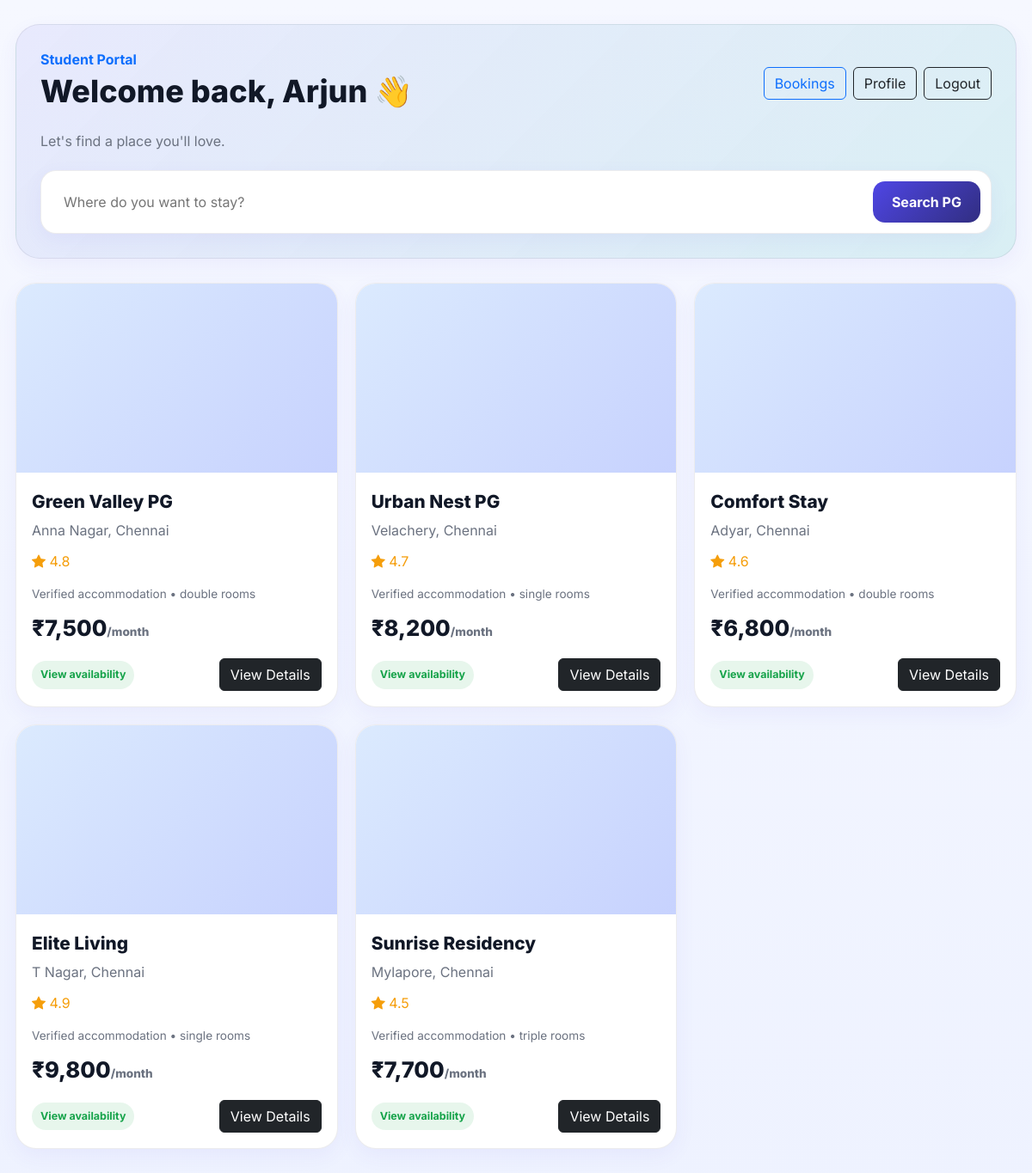
Page /student (signed in) on the committed database.
### tables this page shows
CREATE TABLE pgs (
            id INTEGER PRIMARY KEY AUTOINCREMENT,
            owner_id INTEGER,
            name TEXT NOT NULL,
            city TEXT,
            area TEXT,
            address TEXT,
            price_from REAL DEFAULT 0,
            gender TEXT,
            room_type TEXT,
            is_approved INTEGER DEFAULT 0,
            is_active INTEGER DEFAULT 1,
            rating REAL DEFAULT 4.5,
            created_at TEXT DEFAULT CURRENT_TIMESTAMP
        );

### app/bootstrap.php (called while the page is built, shortened)
<?php
require BASE_PATH . '/app/helpers.php';
spl_autoload_register(function ($class) {
    $paths = [
        BASE_PATH . '/app/core/',
        BASE_PATH . '/app/models/',
        BASE_PATH . '/app/controllers/'
    ];
    foreach ($paths as $path) {
        $file = $path . $class . '.php';
        if (file_exists($file)) {
            return;
        }
    }
});

### app/core/Database.php (called while the page is built, shortened)
<?php
class Database
{
    private static ?Database $instance = null;
    private function __construct()
    {
        $dsn = DB_DSN;
        $username = DB_USERNAME;
        $password = DB_PASSWORD;
        $options = [
            PDO::ATTR_ERRMODE => PDO::ERRMODE_EXCEPTION,
            PDO::ATTR_DEFAULT_FETCH_MODE => PDO::FETCH_ASSOC,
            PDO::ATTR_EMULATE_PREPARES => false,
        ];
        $this->pdo = new PDO($dsn, $username, $password, $options);
    }
    public static function getInstance(): Database
    {
        if (self::$instance === null) {
            self::$instance = new self();
        }
        return self::$instance;
    }
    public static function pdo(): PDO
    {
        return self::getInstance()->pdo;
    }
}

### app/models/PG.php (called while the page is built, shortened)
<?php
class PG
{
    public static function publicListings(): array
    {
        $stmt = Database::pdo()->query('SELECT * FROM pgs WHERE is_approved = 1 AND is_active = 1 ORDER BY created_at DESC LIMIT 12');
        return $stmt->fetchAll();
    }
}

### app/helpers.php (called while the page is built, shortened)
<?php
function e(string $value): string
{
    return htmlspecialchars($value ?? '', ENT_QUOTES, 'UTF-8');
}

### app/views/student.php (the view, shortened to what this page needs)
<?php $pgs = PG::publicListings(); ?>
<!DOCTYPE html>
<html lang="en">
<head>
    <link href="https://cdn.jsdelivr.net/npm/bootstrap@5.3.3/dist/css/bootstrap.min.css" rel="stylesheet">
    <link href="https://cdn.jsdelivr.net/npm/bootstrap-icons@1.11.3/font/bootstrap-icons.min.css" rel="stylesheet">
</head>
<body>
    <div class="page-shell">
        <section class="hero">
            <div class="d-flex justify-content-between align-items-center mb-3">
                <div>
                    <div class="text-primary fw-bold mb-1">Student Portal</div>
                    <h1>Welcome back, Arjun 👋</h1>
                </div>
                <div class="d-flex gap-2"><a href="/student/bookings" class="btn btn-outline-primary">Bookings</a><a href="/student/profile" class="btn btn-outline-dark">Profile</a><a href="/logout" class="btn btn-outline-dark">Logout</a></div>
            </div>
            <p>Let's find a place you'll love.</p>
            <form class="search-box" method="get" action="/student/search">
                <input name="q" type="text" placeholder="Where do you want to stay?" value="">
                <button type="submit">Search PG</button>
            </form>
        </section>
        <section class="cards-grid">
            <?php foreach ($pgs as $pg): ?>
                <article class="pg-card">
                    <div class="image"></div>
                    <div class="body">
                        <div class="pg-name"><?= e($pg['name']) ?></div>
                        <div class="meta"><?= e($pg['area'] . ', ' . $pg['city']) ?></div>
                        <div class="rating"><i class="bi bi-star-fill"></i> <?= number_format((float) $pg['rating'], 1) ?></div>
                        <div class="smaller mt-3">Verified accommodation • <?= e($pg['room_type']) ?> rooms</div>
                        <div class="price">₹<?= number_format((float) $pg['price_from'], 0) ?><span class="smaller">/month</span></div>
                        <div class="mt-3 d-flex justify-content-between align-items-center">
                            <span class="badge-pill">View availability</span>
                            <a class="btn btn-dark" href="/pg-details?id=<?= (int) $pg['id'] ?>">View Details</a>
                        </div>
                    </div>
                </article>
            <?php endforeach; ?>
        </section>
    </div>
</body>
</html>

### app/views/student.php (style rules this page uses)
:root { --primary-color: #4f46e5; --primary-dark: #312e81; --secondary-color: #14b8a6; --success-color: #16a34a; --warning-color: #f59e0b; --danger-color: #ef4444; --background-color: #f5f7ff; --surface-color: #ffffff; --card-color: #ffffff; --text-primary: #111827; --text-secondary: #6b7280; --border-color: rgba(15,23,42,0.08); --shadow-sm: 0 8px 24px rgba(79,70,229,0.06); --shadow-md: 0 18px 40px rgba(15, 23, 42, 0.08); --radius-lg: 24px; }
body { margin: 0; background: linear-gradient(180deg, #f6f8ff 0%, #eef2ff 100%); font-family: 'Inter', sans-serif; color: var(--text-primary); }
.page-shell { max-width: 1200px; margin: 0 auto; padding: 28px 18px 60px; }
.hero { background: linear-gradient(135deg, rgba(79,70,229,0.08), rgba(20,184,166,0.12)); border: 1px solid var(--border-color); border-radius: 28px; padding: 28px; box-shadow: var(--shadow-sm); }
.hero h1 { font-size: clamp(2rem, 3vw, 3rem); font-weight: 800; margin: 0 0 8px; }
.hero p { color: var(--text-secondary); margin: 0 0 22px; }
.search-box { display: flex; gap: 10px; background: white; border-radius: 18px; padding: 12px; border: 1px solid var(--border-color); box-shadow: var(--shadow-sm); }
.search-box input { flex: 1; border: none; background: transparent; padding: 12px 14px; }
.search-box button { background: linear-gradient(135deg, var(--primary-color), var(--primary-dark)); color: white; border: none; border-radius: 14px; padding: 12px 22px; font-weight: 700; }
.cards-grid { display: grid; grid-template-columns: repeat(3, minmax(0, 1fr)); gap: 20px; margin-top: 28px; }
.pg-card { background: white; border: 1px solid var(--border-color); border-radius: 24px; overflow: hidden; box-shadow: var(--shadow-sm); }
.pg-card .image { height: 220px; background: linear-gradient(135deg, #dbeafe, #c7d2fe); }
.pg-card .body { padding: 18px; }
.pg-name { font-size: 1.3rem; font-weight: 800; }
.meta { color: var(--text-secondary); margin-top: 6px; }
.rating { margin-top: 12px; color: #f59e0b; }
.price { font-size: 1.6rem; font-weight: 800; margin-top: 10px; }
.smaller { font-size: 0.85rem; color: var(--text-secondary); }
.badge-pill { display: inline-block; background: rgba(22,163,74,0.1); color: var(--success-color); border-radius: 999px; padding: 7px 10px; font-size: 0.78rem; font-weight: 700; }

### rows in the picture
pgs: name "Green Valley PG", area+city "Anna Nagar, Chennai", rating "4.8", room_type "double", price_from "7,500"
pgs: name "Urban Nest PG", area+city "Velachery, Chennai", rating "4.7", room_type "single", price_from "8,200"
pgs: name "Comfort Stay", area+city "Adyar, Chennai", rating "4.6", room_type "double", price_from "6,800"
pgs: name "Elite Living", area+city "T Nagar, Chennai", rating "4.9", room_type "single", price_from "9,800"
pgs: name "Sunrise Residency", area+city "Mylapore, Chennai", rating "4.5", room_type "triple", price_from "7,700"
